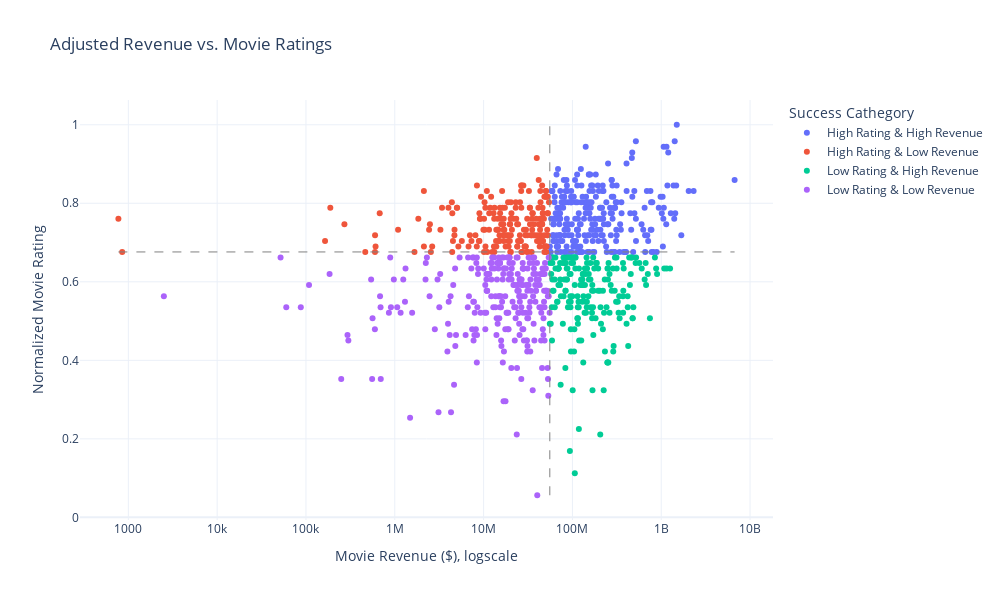

Notebook cell for this chart:
### Markdown cell above
## Let's plot the categories with Inflations-Adjustment

### Code cell
du.quadrant_revenue(df_revenue, 'AdjustedRevenue', title='Adjusted Revenue vs. Movie Ratings')

### Figure 1 — Plotly figure (JSON) as saved in the notebook; plotly's stock layout.template omitted (floating-point values rounded to 4 significant figures; data arrays with more than 128 entries replaced by an {"elided": "..."} marker saying what was removed)
{"data": [{"hovertemplate": "<b>%{hovertext}</b><br><br>Success Cathegory=High Rating & High Revenue<br>Movie Revenue ($), logscale=%{x}<br>Normalized Movie Rating=%{y}<extra></extra>", "hovertext": {"elided": "262 str values"}, "legendgroup": "High Rating & High Revenue", "marker": {"color": "#636efa", "symbol": "circle"}, "mode": "markers", "name": "High Rating & High Revenue", "orientation": "v", "showlegend": true, "type": "scatter", "x": {"elided": "262 float values"}, "xaxis": "x", "y": {"elided": "262 float values"}, "yaxis": "y"}, {"hovertemplate": "<b>%{hovertext}</b><br><br>Success Cathegory=High Rating & Low Revenue<br>Movie Revenue ($), logscale=%{x}<br>Normalized Movie Rating=%{y}<extra></extra>", "hovertext": {"elided": "194 str values"}, "legendgroup": "High Rating & Low Revenue", "marker": {"color": "#EF553B", "symbol": "circle"}, "mode": "markers", "name": "High Rating & Low Revenue", "orientation": "v", "showlegend": true, "type": "scatter", "x": {"elided": "194 float values"}, "xaxis": "x", "y": {"elided": "194 float values"}, "yaxis": "y"}, {"hovertemplate": "<b>%{hovertext}</b><br><br>Success Cathegory=Low Rating & High Revenue<br>Movie Revenue ($), logscale=%{x}<br>Normalized Movie Rating=%{y}<extra></extra>", "hovertext": {"elided": "191 str values"}, "legendgroup": "Low Rating & High Revenue", "marker": {"color": "#00cc96", "symbol": "circle"}, "mode": "markers", "name": "Low Rating & High Revenue", "orientation": "v", "showlegend": true, "type": "scatter", "x": {"elided": "191 float values"}, "xaxis": "x", "y": {"elided": "191 float values"}, "yaxis": "y"}, {"hovertemplate": "<b>%{hovertext}</b><br><br>Success Cathegory=Low Rating & Low Revenue<br>Movie Revenue ($), logscale=%{x}<br>Normalized Movie Rating=%{y}<extra></extra>", "hovertext": {"elided": "258 str values"}, "legendgroup": "Low Rating & Low Revenue", "marker": {"color": "#ab63fa", "symbol": "circle"}, "mode": "markers", "name": "Low Rating & Low Revenue", "orientation": "v", "showlegend": true, "type": "scatter", "x": {"elided": "258 float values"}, "xaxis": "x", "y": {"elided": "258 float values"}, "yaxis": "y"}], "layout": {"height": 600, "legend": {"title": {"text": "Success Cathegory"}, "tracegroupgap": 0}, "shapes": [{"line": {"color": "Gray", "dash": "dash", "width": 1}, "type": "line", "x0": 55640000.0, "x1": 55640000.0, "y0": 0.05634, "y1": 1}, {"line": {"color": "Gray", "dash": "dash", "width": 1}, "type": "line", "x0": 772.6, "x1": 6700000000.0, "y0": 0.6761, "y1": 0.6761}], "title": {"text": "Adjusted Revenue vs. Movie Ratings"}, "width": 1000, "xaxis": {"anchor": "y", "domain": [0, 1], "title": {"text": "Movie Revenue ($), logscale"}, "type": "log"}, "yaxis": {"anchor": "x", "domain": [0, 1], "title": {"text": "Normalized Movie Rating"}}}}
